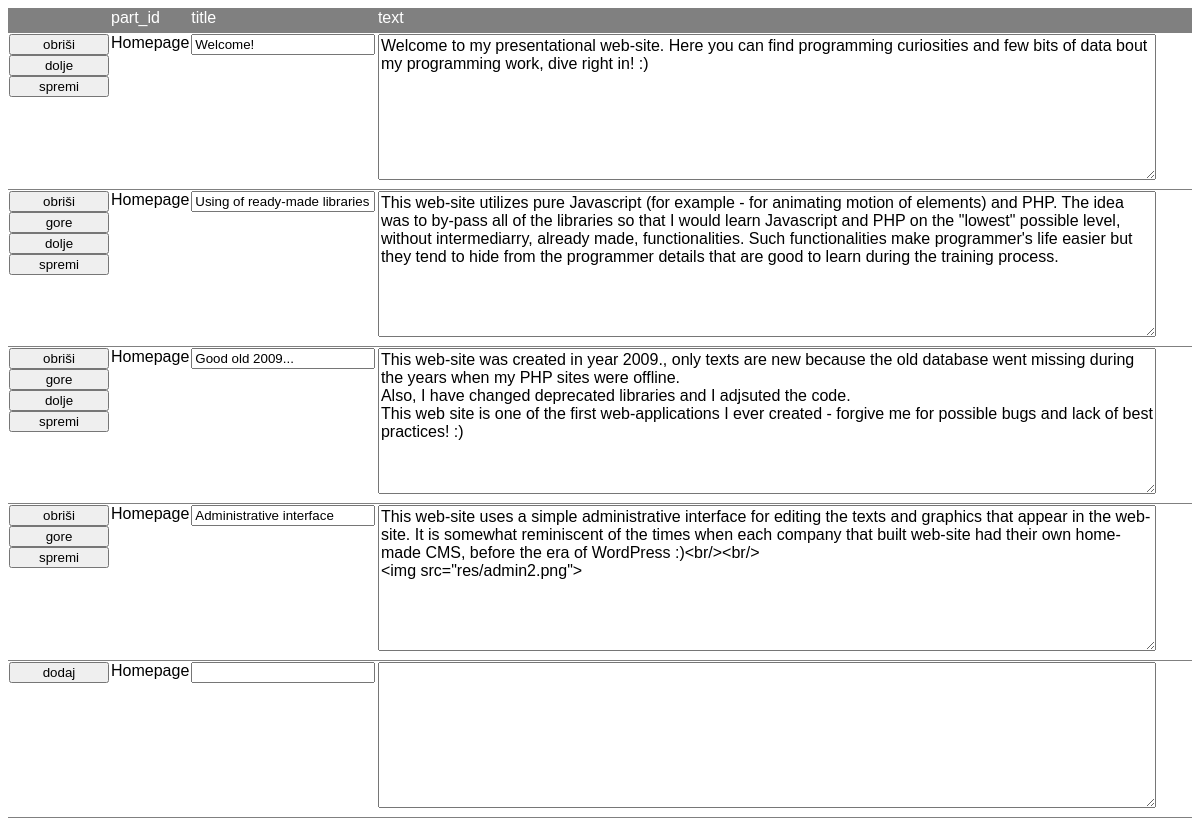
The app's page /admin/home.php (signed in) with its own data.
### tables this page shows
CREATE TABLE IF NOT EXISTS `text_modules` (
  `text_module_id` int(11) NOT NULL AUTO_INCREMENT,
  `part_id` varchar(256) NOT NULL,
  `text` text NOT NULL,
  `_order` int(11) NOT NULL,
  `title` varchar(256) NOT NULL,
  PRIMARY KEY (`text_module_id`)
);

### classes.php (called while the page is built, shortened)
<?php
if(!class_exists("connect"))
{
	class connect
	{
		public $dbhost = 'localhost';
		public $dbuser = 'root';
		public $dbpass = '';
		public $dbname = '';
		function __construct()
		{
			if(!isset($_SESSION['lang']) || $_SESSION['lang'] == "cro")
			{
				$this->dbname = "personal-web-ig_hr";
			}
			$this->mysqli = new mysqli($this->dbhost, $this->dbuser, $this->dbpass, $this->dbname);
		}
	}
}
?>

### admin/home.php (the view, shortened to what this page needs)
<!DOCTYPE html PUBLIC "-//W3C//DTD XHTML 1.0 Transitional//EN" "http://www.w3.org/TR/xhtml1/DTD/xhtml1-transitional.dtd">
<html xmlns="http://www.w3.org/1999/xhtml">
<head>
	<link rel="stylesheet" type="text/css" href="admin.css"></script>
</head>
<body>
<?php
		include("../classes.php");
		$conn = new connect();
		$textModulesResult = $conn->mysqli->query("select * from text_modules where part_id = 'Homepage' order by _order");
		echo "<form method='POST' id='formHome'> <input type='hidden' name='inpAction' id='inpAction'>";
		echo "<table width='100%' cellpading='0' cellspacing='0' class='adminTable'>";
		echo '<tr><td style="border-bottom:1px gray solid;padding-bottom:5px" ></td><td style="border-bottom:1px gray solid;padding-bottom:5px" >part_id</td><td style="border-bottom:1px gray solid;padding-bottom:5px" >title</td><td style="border-bottom:1px gray solid;padding-bottom:5px" >text</td style="border-bottom:1px gray solid;padding-bottom:5px" ></tr>';
		$counter = 1;
		$count = $textModulesResult->num_rows;
		while($row = $textModulesResult->fetch_array())
		{
			echo "<tr>";
			echo '<td width="8%" height="150" style="border-bottom:1px gray solid;padding-bottom:5px" valign="top">';
			echo '<button onclick="handleClick(\'delete\',\''.$row["text_module_id"].'\',null ,\''.$row["_order"].'\')">obriši</button><br/>';
			if($counter > 1)
			{
				echo '<button onclick="handleClick(\'up\',\''.  $row["text_module_id"].'\',null ,\''.$row["_order"].'\')">gore</button><br/>';
			}
			if($counter < $count)
			{
				echo '<button onclick="handleClick(\'down\',\''.$row["text_module_id"].'\',null ,\''.$row["_order"].'\')">dolje</button><br/>';
			}
			echo '<button onclick="handleClick(\'save\',\''.$row["text_module_id"].'\',null ,\''.$row["_order"].'\')">spremi</button></td>';
			echo "<td width='6%'  height='150' style='border-bottom:1px gray solid;padding-bottom:5px' valign='top'>".$row["part_id"]."</td>";
			echo "<td width='16%' height='150' style='border-bottom:1px gray solid;padding-bottom:5px' valign='top'><input style='width:95%' id='inpTitle".$row["text_module_id"]."' name='inpTitle".$row["text_module_id"]."' type='text' value='".$row['title']."'></input></td>";
			echo "<td width='70%' height='150' style='border-bottom:1px gray solid;padding-bottom:5px' valign='top'><textarea style='width:95%;height:140px' id='txtText".$row["text_module_id"]."' name='txtText".$row["text_module_id"]."'>".$row["text"]."</textarea></td>";
			echo "</tr>";
			$counter++;
		}
			echo "<tr>";
			echo '<td width="8%" height="150" style="border-bottom:1px gray solid;padding-bottom:5px" valign="top"><button value="gore" onclick="handleClick(\'new\',\'\',\'\')">dodaj</button></td>';
			echo "<td width='6%'  height='150' style='border-bottom:1px gray solid;padding-bottom:5px' valign='top'>Homepage</td>";
			echo "<td width='16%' height='150' style='border-bottom:1px gray solid;padding-bottom:5px' valign='top'><input style='width:95%' id= id='inpTitleNew' name='inpTitleNew' type='text' value='".$row['title']."'></input></td>";
			echo "<td width='70%' height='150' style='border-bottom:1px gray solid;padding-bottom:5px' valign='top'><textarea style='width:95%;height:140px' id='txtTextNew' name='txtTextNew'>".$row["text"]."</textarea></td>";
			echo "</tr>";
		echo "</table></form>";
?>
</body>
</html>

### admin/admin.css (style rules this page uses)
table.adminTable>tbody>tr:first-child>td { background-color:grey; color:white; font:16px Arial; }
body { font:16px Arial; }
button { min-width:100px; }
textarea { font:16px Arial; }

### records on screen
text_modules: part "Homepage", title "Welcome!", text_module_id+text "Welcome to my presentational web-site. Here you can find programming curiosities and few bits of data bout my programming work, dive right in! :)"
text_modules: part "Homepage", title "Using of ready-made libraries", text_module_id+text "This web-site utilizes pure Javascript (for example - for animating motion of elements) and PHP. The idea was to by-pass all of the libraries so that I would learn Javascript and PHP on the \"lowest\" possible level, without intermediarry, already made, functionalities. Such functionalities make programmer's life easier but they tend to hide from the programmer details that are good to learn during the training process."
text_modules: part "Homepage", title "Good old 2009...", text_module_id+text "This web-site was created in year 2009., only texts are new because the old database went missing during the years when my PHP sites were offline. Also, I have changed deprecated libraries and I adjsuted the code. This web site is one of the first web-applications I ever created - forgive me for possible bugs and lack of best practices! :)"
text_modules: part "Homepage", title "Administrative interface", text_module_id+text "This web-site uses a simple administrative interface for editing the texts and graphics that appear in the web-site. It is somewhat reminiscent of the times when each company that built web-site had their own home-made CMS, before the era of WordPress :)<br/><br/> <img src=\"res/admin2.png\">"
